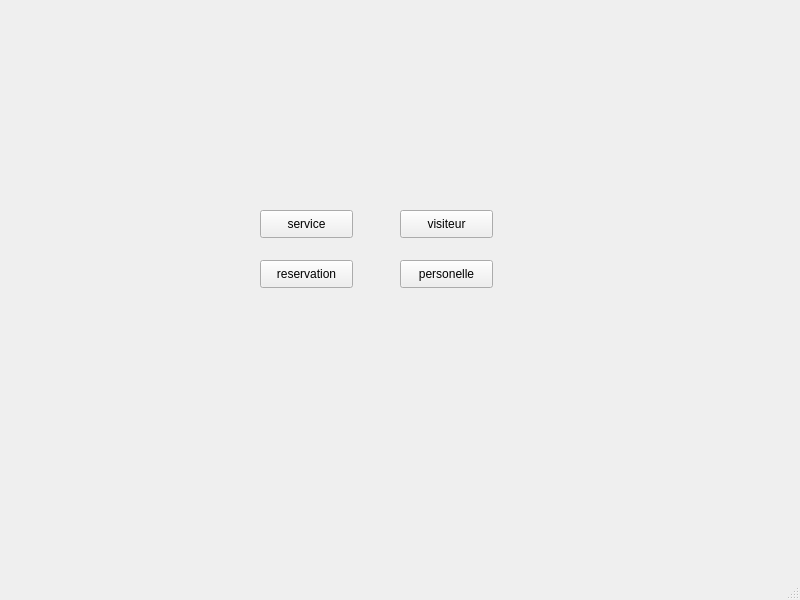
<?xml version="1.0" encoding="UTF-8"?>
<ui version="4.0">
 <class>Window</class>
 <widget class="QMainWindow" name="Window">
  <property name="geometry">
   <rect>
    <x>0</x>
    <y>0</y>
    <width>800</width>
    <height>600</height>
   </rect>
  </property>
  <property name="windowTitle">
   <string>Window</string>
  </property>
  <widget class="QWidget" name="centralwidget">
   <widget class="QPushButton" name="pushButton">
    <property name="geometry">
     <rect>
      <x>260</x>
      <y>210</y>
      <width>93</width>
      <height>28</height>
     </rect>
    </property>
    <property name="text">
     <string>service</string>
    </property>
   </widget>
   <widget class="QPushButton" name="pushButton_2">
    <property name="geometry">
     <rect>
      <x>400</x>
      <y>210</y>
      <width>93</width>
      <height>28</height>
     </rect>
    </property>
    <property name="text">
     <string>visiteur</string>
    </property>
   </widget>
   <widget class="QPushButton" name="pushButton_3">
    <property name="geometry">
     <rect>
      <x>260</x>
      <y>260</y>
      <width>93</width>
      <height>28</height>
     </rect>
    </property>
    <property name="text">
     <string>reservation</string>
    </property>
   </widget>
   <widget class="QPushButton" name="pushButton_4">
    <property name="geometry">
     <rect>
      <x>400</x>
      <y>260</y>
      <width>93</width>
      <height>28</height>
     </rect>
    </property>
    <property name="text">
     <string>personelle</string>
    </property>
   </widget>
  </widget>
  <widget class="QMenuBar" name="menubar">
   <property name="geometry">
    <rect>
     <x>0</x>
     <y>0</y>
     <width>800</width>
     <height>26</height>
    </rect>
   </property>
  </widget>
  <widget class="QStatusBar" name="statusbar"/>
 </widget>
 <resources/>
 <connections/>
</ui>
